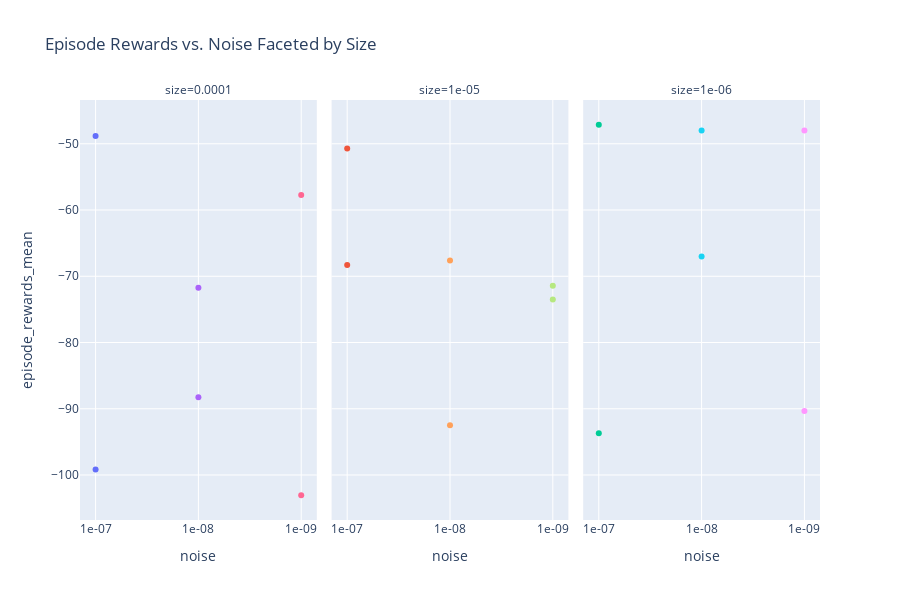

Notebook cell for this chart:
### Code cell
import plotly.express as px

# Define readable names for selected hyperparams
readable_names = {
    hyperparam_columns[0]: "noise",
    hyperparam_columns[1]: "size"
}

# Rename columns in a copy of the dataframe
plot_df = sub_df.rename(columns=readable_names)

# Assign new column names
x_col = "noise"
y_col = "episode_rewards_mean"
facet_col = "size"

# Plot
fig = px.scatter(
    plot_df,
    x=x_col,
    y=y_col,
    color="experiment_name",  # Optional: color by experiment
    facet_col=facet_col,
    title="Episode Rewards vs. Noise Faceted by Size",
    height=600
)

fig.update_layout(showlegend=False)
fig.show()

### Figure 1 — Plotly figure (JSON) as saved in the notebook; plotly's stock layout.template omitted (floating-point values rounded to 4 significant figures)
{"data": [{"hovertemplate": "experiment_name=0000_optim.args_.eps_1e-07__optim.args_.lr_0.0001__agent_params.args_.betas__0__2___agent_params.model_OpinionNetCommonABC<br>size=0.0001<br>noise=%{x}<br>episode_rewards_mean=%{y}<extra></extra>", "legendgroup": "0000_optim.args_.eps_1e-07__optim.args_.lr_0.0001__agent_params.args_.betas__0__2___agent_params.model_OpinionNetCommonABC", "marker": {"color": "#636efa", "symbol": "circle"}, "mode": "markers", "name": "0000_optim.args_.eps_1e-07__optim.args_.lr_0.0001__agent_params.args_.betas__0__2___agent_params.model_OpinionNetCommonABC", "orientation": "v", "showlegend": true, "type": "scatter", "x": ["1e-07", "1e-07"], "xaxis": "x", "y": [-99.19, -48.83], "yaxis": "y"}, {"hovertemplate": "experiment_name=0001_optim.args_.eps_1e-07__optim.args_.lr_1e-05__agent_params.args_.betas__0__2___agent_params.model_OpinionNetCommonABC<br>size=1e-05<br>noise=%{x}<br>episode_rewards_mean=%{y}<extra></extra>", "legendgroup": "0001_optim.args_.eps_1e-07__optim.args_.lr_1e-05__agent_params.args_.betas__0__2___agent_params.model_OpinionNetCommonABC", "marker": {"color": "#EF553B", "symbol": "circle"}, "mode": "markers", "name": "0001_optim.args_.eps_1e-07__optim.args_.lr_1e-05__agent_params.args_.betas__0__2___agent_params.model_OpinionNetCommonABC", "orientation": "v", "showlegend": true, "type": "scatter", "x": ["1e-07", "1e-07"], "xaxis": "x2", "y": [-50.72, -68.28], "yaxis": "y2"}, {"hovertemplate": "experiment_name=0002_optim.args_.eps_1e-07__optim.args_.lr_1e-06__agent_params.args_.betas__0__2___agent_params.model_OpinionNetCommonABC<br>size=1e-06<br>noise=%{x}<br>episode_rewards_mean=%{y}<extra></extra>", "legendgroup": "0002_optim.args_.eps_1e-07__optim.args_.lr_1e-06__agent_params.args_.betas__0__2___agent_params.model_OpinionNetCommonABC", "marker": {"color": "#00cc96", "symbol": "circle"}, "mode": "markers", "name": "0002_optim.args_.eps_1e-07__optim.args_.lr_1e-06__agent_params.args_.betas__0__2___agent_params.model_OpinionNetCommonABC", "orientation": "v", "showlegend": true, "type": "scatter", "x": ["1e-07", "1e-07"], "xaxis": "x3", "y": [-47.13, -93.71], "yaxis": "y3"}, {"hovertemplate": "experiment_name=0003_optim.args_.eps_1e-08__optim.args_.lr_0.0001__agent_params.args_.betas__0__2___agent_params.model_OpinionNetCommonABC<br>size=0.0001<br>noise=%{x}<br>episode_rewards_mean=%{y}<extra></extra>", "legendgroup": "0003_optim.args_.eps_1e-08__optim.args_.lr_0.0001__agent_params.args_.betas__0__2___agent_params.model_OpinionNetCommonABC", "marker": {"color": "#ab63fa", "symbol": "circle"}, "mode": "markers", "name": "0003_optim.args_.eps_1e-08__optim.args_.lr_0.0001__agent_params.args_.betas__0__2___agent_params.model_OpinionNetCommonABC", "orientation": "v", "showlegend": true, "type": "scatter", "x": ["1e-08", "1e-08"], "xaxis": "x", "y": [-88.25, -71.72], "yaxis": "y"}, {"hovertemplate": "experiment_name=0004_optim.args_.eps_1e-08__optim.args_.lr_1e-05__agent_params.args_.betas__0__2___agent_params.model_OpinionNetCommonABC<br>size=1e-05<br>noise=%{x}<br>episode_rewards_mean=%{y}<extra></extra>", "legendgroup": "0004_optim.args_.eps_1e-08__optim.args_.lr_1e-05__agent_params.args_.betas__0__2___agent_params.model_OpinionNetCommonABC", "marker": {"color": "#FFA15A", "symbol": "circle"}, "mode": "markers", "name": "0004_optim.args_.eps_1e-08__optim.args_.lr_1e-05__agent_params.args_.betas__0__2___agent_params.model_OpinionNetCommonABC", "orientation": "v", "showlegend": true, "type": "scatter", "x": ["1e-08", "1e-08"], "xaxis": "x2", "y": [-67.61, -92.49], "yaxis": "y2"}, {"hovertemplate": "experiment_name=0005_optim.args_.eps_1e-08__optim.args_.lr_1e-06__agent_params.args_.betas__0__2___agent_params.model_OpinionNetCommonABC<br>size=1e-06<br>noise=%{x}<br>episode_rewards_mean=%{y}<extra></extra>", "legendgroup": "0005_optim.args_.eps_1e-08__optim.args_.lr_1e-06__agent_params.args_.betas__0__2___agent_params.model_OpinionNetCommonABC", "marker": {"color": "#19d3f3", "symbol": "circle"}, "mode": "markers", "name": "0005_optim.args_.eps_1e-08__optim.args_.lr_1e-06__agent_params.args_.betas__0__2___agent_params.model_OpinionNetCommonABC", "orientation": "v", "showlegend": true, "type": "scatter", "x": ["1e-08", "1e-08"], "xaxis": "x3", "y": [-47.98, -67.02], "yaxis": "y3"}, {"hovertemplate": "experiment_name=0006_optim.args_.eps_1e-09__optim.args_.lr_0.0001__agent_params.args_.betas__0__2___agent_params.model_OpinionNetCommonABC<br>size=0.0001<br>noise=%{x}<br>episode_rewards_mean=%{y}<extra></extra>", "legendgroup": "0006_optim.args_.eps_1e-09__optim.args_.lr_0.0001__agent_params.args_.betas__0__2___agent_params.model_OpinionNetCommonABC", "marker": {"color": "#FF6692", "symbol": "circle"}, "mode": "markers", "name": "0006_optim.args_.eps_1e-09__optim.args_.lr_0.0001__agent_params.args_.betas__0__2___agent_params.model_OpinionNetCommonABC", "orientation": "v", "showlegend": true, "type": "scatter", "x": ["1e-09", "1e-09"], "xaxis": "x", "y": [-57.74, -103.1], "yaxis": "y"}, {"hovertemplate": "experiment_name=0007_optim.args_.eps_1e-09__optim.args_.lr_1e-05__agent_params.args_.betas__0__2___agent_params.model_OpinionNetCommonABC<br>size=1e-05<br>noise=%{x}<br>episode_rewards_mean=%{y}<extra></extra>", "legendgroup": "0007_optim.args_.eps_1e-09__optim.args_.lr_1e-05__agent_params.args_.betas__0__2___agent_params.model_OpinionNetCommonABC", "marker": {"color": "#B6E880", "symbol": "circle"}, "mode": "markers", "name": "0007_optim.args_.eps_1e-09__optim.args_.lr_1e-05__agent_params.args_.betas__0__2___agent_params.model_OpinionNetCommonABC", "orientation": "v", "showlegend": true, "type": "scatter", "x": ["1e-09", "1e-09"], "xaxis": "x2", "y": [-71.43, -73.49], "yaxis": "y2"}, {"hovertemplate": "experiment_name=0008_optim.args_.eps_1e-09__optim.args_.lr_1e-06__agent_params.args_.betas__0__2___agent_params.model_OpinionNetCommonABC<br>size=1e-06<br>noise=%{x}<br>episode_rewards_mean=%{y}<extra></extra>", "legendgroup": "0008_optim.args_.eps_1e-09__optim.args_.lr_1e-06__agent_params.args_.betas__0__2___agent_params.model_OpinionNetCommonABC", "marker": {"color": "#FF97FF", "symbol": "circle"}, "mode": "markers", "name": "0008_optim.args_.eps_1e-09__optim.args_.lr_1e-06__agent_params.args_.betas__0__2___agent_params.model_OpinionNetCommonABC", "orientation": "v", "showlegend": true, "type": "scatter", "x": ["1e-09", "1e-09"], "xaxis": "x3", "y": [-47.98, -90.33], "yaxis": "y3"}], "layout": {"annotations": [{"font": {}, "showarrow": false, "text": "size=0.0001", "x": 0.16, "xanchor": "center", "xref": "paper", "y": 1, "yanchor": "bottom", "yref": "paper"}, {"font": {}, "showarrow": false, "text": "size=1e-05", "x": 0.5, "xanchor": "center", "xref": "paper", "y": 1, "yanchor": "bottom", "yref": "paper"}, {"font": {}, "showarrow": false, "text": "size=1e-06", "x": 0.84, "xanchor": "center", "xref": "paper", "y": 1, "yanchor": "bottom", "yref": "paper"}], "height": 600, "legend": {"title": {"text": "experiment_name"}, "tracegroupgap": 0}, "showlegend": false, "title": {"text": "Episode Rewards vs. Noise Faceted by Size"}, "xaxis": {"anchor": "y", "domain": [0, 0.32], "title": {"text": "noise"}}, "xaxis2": {"anchor": "y2", "domain": [0.34, 0.66], "matches": "x", "title": {"text": "noise"}}, "xaxis3": {"anchor": "y3", "domain": [0.68, 1.0], "matches": "x", "title": {"text": "noise"}}, "yaxis": {"anchor": "x", "domain": [0, 1], "title": {"text": "episode_rewards_mean"}}, "yaxis2": {"anchor": "x2", "domain": [0, 1], "matches": "y", "showticklabels": false}, "yaxis3": {"anchor": "x3", "domain": [0, 1], "matches": "y", "showticklabels": false}}}
